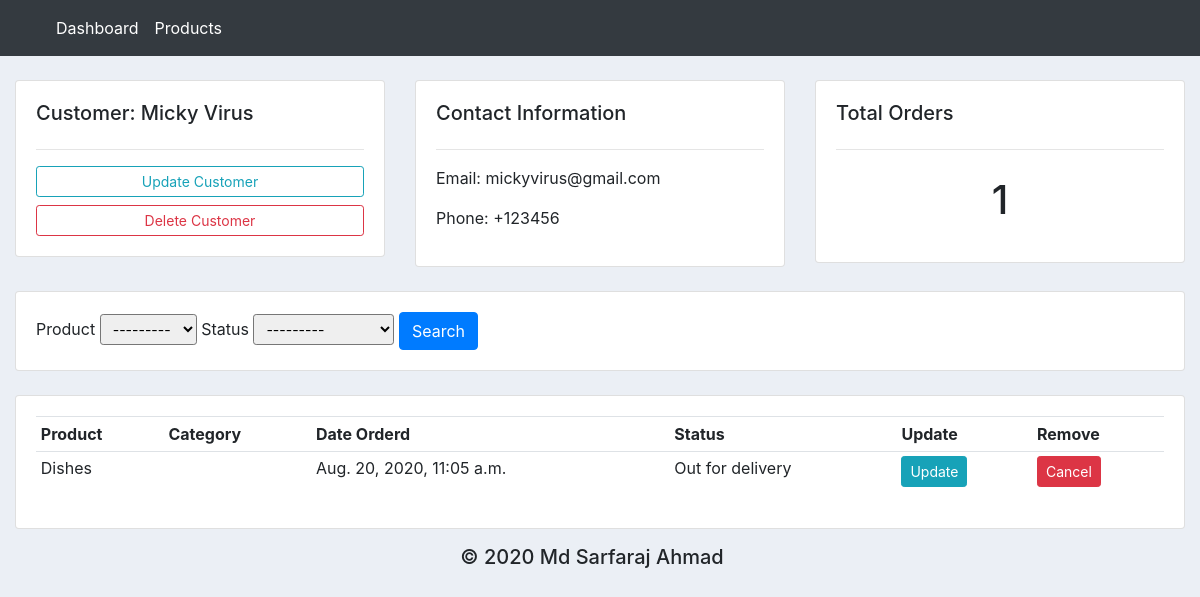
The app's page /customer/1/ with its own data.
### ecom/models.py (models this page shows, shortened)
class Customer(models.Model):
    name = models.CharField(max_length=200, null=True)
    phone = models.CharField(max_length=200, null=True)
    email = models.CharField(max_length=200, null=True)
    date_created = models.DateTimeField(
        auto_now_add=True, null=True, blank=True)

class Order(models.Model):
    STATUS = (
        ('Pending', 'Pending'),
        ('Out for delivery', 'Out for delivery'),
        ('Delivered', 'Delivered'),
    )
    customer = models.ForeignKey(
        Customer, on_delete=models.SET_NULL, null=True)
    product = models.ForeignKey(Product, on_delete=models.SET_NULL, null=True)
    date_created = models.DateTimeField(
        auto_now_add=True, null=True, blank=True)
    status = models.CharField(max_length=200, null=True, choices=STATUS)

class Product(models.Model):
    CATEGORY = (
        ('Indoor', 'Indoor'),
        ('Out Door', 'Out Door'),
    )
    name = models.CharField(max_length=200, null=True)
    price = models.FloatField(null=True)
    category = models.CharField(max_length=200, null=True, choices=CATEGORY)
    description = models.TextField()
    date_created = models.DateTimeField(
        auto_now_add=True, null=True, blank=True)
    def __str__(self):
        return self.name

### ecom/views.py (the view)
# urls.py: path('customer/<str:pk>/', views.customer, name="customer"),
def customer(request, pk):
    customer = Customer.objects.get(id=pk)
    orders = customer.order_set.all()
    total_orders = orders.count()
    orderFilter = OrderFilter(request.GET, queryset=orders)
    orders = orderFilter.qs
    context = {'customer': customer, 'orders': orders, 'total_orders': total_orders,
               'filter': orderFilter}
    return render(request, 'accounts/customer.html', context)

### ecom/templates/accounts/customer.html
{% extends 'accounts/main_template.html' %}
{% block content %}
{% load widget_tweaks %}
<br>
<div class="row">
	<div class="col-md">
		<div class="card card-body">
			<h5>Customer: {{customer.name}}</h5>
			<hr>
			<a class="btn btn-outline-info  btn-sm btn-block" href="">Update Customer</a>
			<a class="btn btn-outline-danger  btn-sm btn-block" href="">Delete Customer</a>
		</div>
	</div>
	<div class="col-md">
		<div class="card card-body">
			<h5>Contact Information</h5>
			<hr>
			<p>Email: {{customer.email}}</p>
			<p>Phone: {{customer.phone}}</p>
		</div>
	</div>
	<div class="col-md">
		<div class="card card-body">
			<h5>Total Orders</h5>
			<hr>
			<h1 style="text-align: center;padding: 10px">{{total_orders}}</h1>
		</div>
	</div>
</div>
<br>
<div class="row">
	<div class="col">
		<div class="card card-body">
			<form method="get">
				{% for field in filter.form %}
				{{field.label}}
				{{field|add_class:'form-control-sm'}}
				{% endfor %}
				<button class="btn btn-primary" type="submit">Search</button>
			</form>
		</div>
	</div>
</div>
<br>
<div class="row">
	<div class="col-md">
		<div class="card card-body">
			<table class="table table-sm">
				<tr>
					<th>Product</th>
					<th>Category</th>
					<th>Date Orderd</th>
					<th>Status</th>
					<th>Update</th>
					<th>Remove</th>
				</tr>
				{% for order in orders %}
				<tr>
					<td>{{order.product}}</td>
					<td>{{order.category}}</td>
					<td>{{order.date_created}}</td>
					<td>{{order.status}}</td>
					<td><a class="btn btn-sm btn-info" href="{% url 'update_order' order.id %}">Update</a></td>
					<td><a class="btn btn-sm btn-danger" href="{% url 'delete_order' order.id %}">Cancel</a></td>
				</tr>
				{% endfor %}
			</table>
		</div>
	</div>
</div>
{% endblock content %}

### ecom/templates/accounts/main_template.html (style rules this page uses)
body { background-color: #ebeff5; }

### records on screen
Customer: name "Micky Virus", email "mickyvirus@gmail.com", phone "+123456"
Order: product "Dishes", date_created "Aug. 20, 2020, 11:05 a.m.", status "Out for delivery"

### other values on screen
{{ total_orders }} "1"
{{ field.label }} "Product" "Status"
